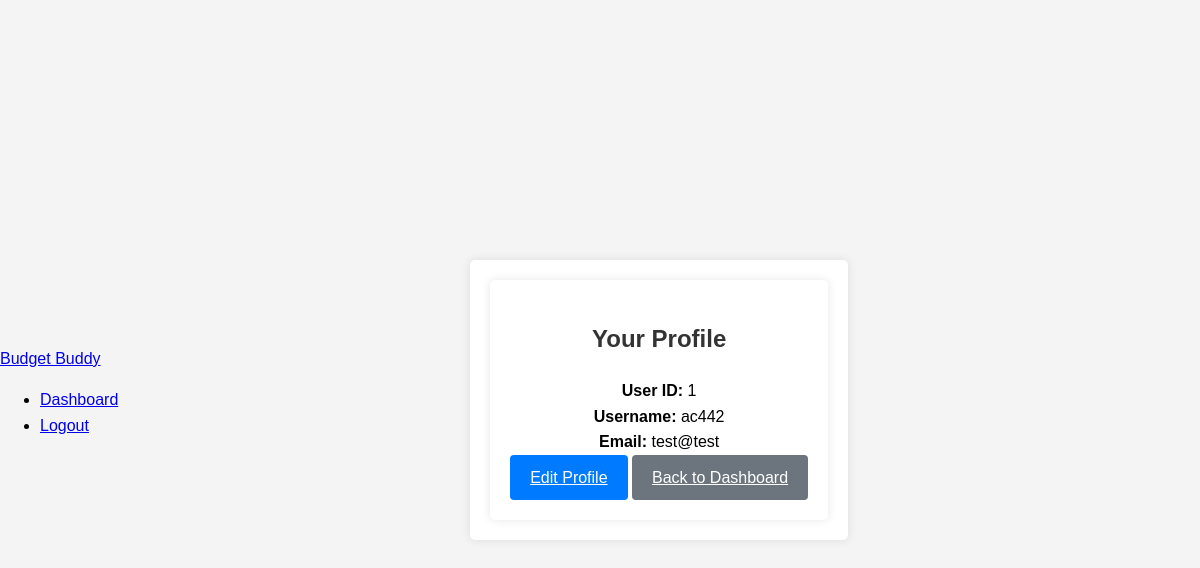
/user/profile (signed in), run on the app's committed database.
### app.py (models this page shows, shortened)
class User(UserMixin, db.Model):
    id = db.Column(db.Integer, primary_key=True)
    username = db.Column(db.String(80), unique=True, nullable=False)
    password_hash = db.Column(db.String(120), nullable=False)
    email = db.Column(db.String(120), unique=True, nullable=False)
    firstname = db.Column(db.String(50))
    lastname = db.Column(db.String(50))
    main_budget = db.Column(db.Float)
    is_2fa_enabled = db.Column(db.Boolean, default=False)
    secret_key = db.Column(db.String(16))
    expenses = db.relationship('Expense', back_populates='user', lazy=True)
    budgets = db.relationship('Budget', back_populates='user', lazy=True)
    notifications = db.relationship('Notification', back_populates='user', lazy=True)
    financial_goals = db.relationship('FinancialGoal', back_populates='user', lazy=True)

### app.py (the view)
@app.route('/user/profile')
@login_required
def profile():
    return render_template('profile.html', user=current_user), 200  # OK

### app.py (called while the page is built)
@login_manager.user_loader
def load_user(user_id):
    return User.query.get(int(user_id))

@app.context_processor
def utility_processor():
    return dict(range=range)

@app.context_processor
def inject_notifications_count():
    if current_user.is_authenticated:
        unread_notifications_count = Notification.query.filter_by(user_id=current_user.id, is_read=False).count()
        return {'unread_notifications_count': unread_notifications_count}
    return {}

@app.context_processor
def inject_predefined_categories():
    return dict(PREDEFINED_CATEGORIES=PREDEFINED_CATEGORIES)

### templates/profile.html (shortened to what this page needs)
{% extends "base.html" %}
{% block content %}
<div class="container mt-5">
    <h2 class="mb-4">Your Profile</h2>
    <div class="list-group">
        <div class="list-group-item">
            <strong>User ID:</strong> {{ user.id }}
        </div>
        <div class="list-group-item">
            <strong>Username:</strong> {{ user.username }}
        </div>
        <div class="list-group-item">
            <strong>Email:</strong> {{ user.email }}
        </div>
    </div>
    <div class="mt-3">
        <a href="{{ url_for('edit_profile_details') }}" class="btn btn-primary">Edit Profile</a>
        <a href="{{ url_for('dashboard') }}" class="btn btn-secondary">Back to Dashboard</a>
    </div>
</div>
{% endblock %}

### static/css/styles.css (style rules this page uses)
body { font-family: Arial, sans-serif; line-height: 1.6; background-color: #f4f4f4; margin: 0; padding: 0; display: flex; justify-content: center; align-items: center; height: 100vh; }
.container { max-width: 800px; margin: auto; padding: 20px; background-color: #fff; border-radius: 5px; box-shadow: 0 0 10px rgba(0, 0, 0, 0.1); text-align: center; }
h1, h2, h3, h4 { color: #333; }
.btn { padding: 10px 20px; border: none; border-radius: 4px; cursor: pointer; font-size: 16px; margin: 0 auto; display: inline-block; }
.btn-primary { background-color: #007bff; color: #fff; }
.btn-secondary { background-color: #6c757d; color: #fff; }

### data on the page
User: id "1", username "ac442", email "test@test"
